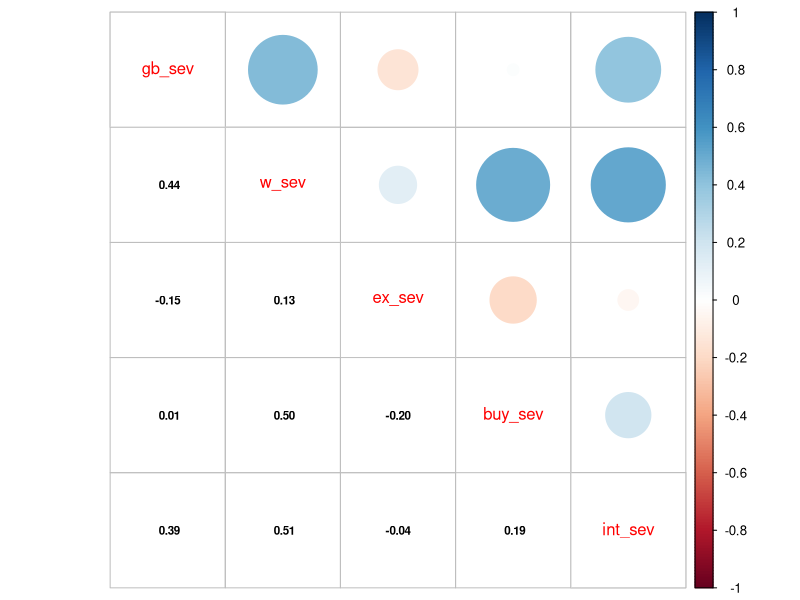

Here is the R script that generated this plot: (Note: this script raises an error after producing the figure.)
## ---- chunk 1

# Read packages
library(knitr)
library(markdown)
library(foreign)
library(reshape2)
library(plyr)
library(dplyr)
library(corrplot)
library(psych)
library(ggplot2)
library(gridExtra)
library(RColorBrewer)

# work from spss (.sav) data? 
spss_data = FALSE

## ---- chunk 2
if(spss_data) { 

# transform data file
repr_raw <- read.spss('OLAAP_130303.sav', to.data.frame=T)
variables <- c("kor", "oa_1",   # kor=age, oa_1=gender
               "BIS_21uj", #  summary of Impulsivity
               "WART_csj", "EDS_csjo", "QABB_Tot", "sogs_cs1", "PIUQ_Tot", "piuq_szr", 
               "scl_10", "scl_3", "scl_38", "scl_45", "scl_46", "scl_51", "scl_55", 
               "scl_65", "scl_9",   # items of scl/ocd scale
               "WART_Tot", "eds_SUM", "SOGS_SUM")
repr <- repr_raw[variables]

# save data. This will be publically available
write.csv(repr, file="../Data/ImpCompBA_repr.csv")

}


## ---- chunk 3
repr <- read.csv("../Data/ImpCompBA_repr.csv")
scl_OC_items <- colnames(repr[, c("scl_10", "scl_3", "scl_38", "scl_45", 
                                  "scl_46", "scl_51", "scl_55", "scl_65", "scl_9")]) 

# change value labels on likert scale
for(i in scl_OC_items) {
  repr[[i]] <- plyr::revalue(repr[[i]], c(
    "egy?ltal?n nem" = "1", 
    "kiss?"="2",
    "m?rs?kelten"="3", 
    "k?zepesen"="4", 
    "nagyon"="5"))
    }

# tranform to numeric
for(i in scl_OC_items) {
  repr[[i]] <- as.numeric(as.character(repr[[i]]))
}

names(repr)

## ---- chunk 4

## fetch compulsivity average 
repr$comp_sum <- rowSums(repr[, scl_OC_items], na.rm=T) 

## impulsivity average 
repr$imp_sum <- repr$BIS_21uj


## ---- chunk 5

## create groups according to severity

# gambling
repr$gb_group <- repr$sogs_cs1
levels(repr$gb_group) <- c(
  "kev?s probl?ma (1-2 pont)" = "GB minor problems", 
  "nem j?tszott soha hetente" = "GB Never played weekly",
  "nincs probl?ma (0 pont)"= "GB Non problematic", 
  "patol?gi?s szerencsej?t?kos (5 vagy t?bb pont)"="GB pathological",
  "probl?m?s szerencsej?t?kos (3-4 pont)"="GB problematic") 
repr$gb_group = factor(repr$gb_group, levels=c("GB Never played weekly", "GB Non problematic", "GB minor problems", "GB problematic", "GB pathological"))

#work
repr$w_group <- ifelse(repr$WART_Tot >= 51, "W Problematic", "W Non-problematic")
repr$w_group <- as.factor(repr$w_group)

#exercise
repr$ex_group <- repr$EDS_csjo
levels(repr$ex_group) <- c("Asymptomatic"="EX Asymptomatic",
                           "at-risk for ED"="EX At-risk",
                           "nondependent-symptomatic"="EX Symptomatic")
repr$ex_group = factor(repr$ex_group, levels=c("EX Asymptomatic", "EX Symptomatic", "EX At-risk"))

#buying
repr$buy_group <- as.factor(repr$QABB_Tot >=8)
levels(repr$buy_group) <- c("FALSE"="BUY Non-pathological", 
                            "TRUE"="BUY Pathological")

#internet
repr$int_group <- as.factor(repr$PIUQ_Tot >= 41) 
repr$int_group[repr$piuq_szr == "?vente vagy ritk?bban" |  repr$piuq_szr == "legal?bb havonta" | repr$piuq_szr == "soha"] <- NA
levels(repr$int_group) <- c("FALSE"="INT Non-pathological",
                            "TRUE"="INT Pathological")

## N of groups
groups <- colnames(repr[, c("gb_group", "w_group", "ex_group", "buy_group", "int_group")]) 
for (i in groups) {
  print(table(repr[[i]]))
} 

## how many missing data?
for (i in groups) {
  print(sum(is.na(repr[[i]])))
}

## create severity measures (continous)
colnames(repr)[colnames(repr) == "SOGS_SUM"] <- "gb_sev"
colnames(repr)[colnames(repr) == "WART_Tot"] <- "w_sev"
colnames(repr)[colnames(repr) == "eds_SUM"] <- "ex_sev"
colnames(repr)[colnames(repr) == "QABB_Tot"] <- "buy_sev"
colnames(repr)[colnames(repr) == "PIUQ_Tot"] <- "int_sev"

severity <- c("gb_sev", "w_sev", "ex_sev", "buy_sev", "int_sev")

aggregate(repr$gb_sev, list(repr$gb_group), mean)
aggregate(repr$w_sev, list(repr$w_group), mean)
aggregate(repr$ex_sev, list(repr$ex_group), mean)
aggregate(repr$buy_sev, list(repr$buy_group), mean)
aggregate(repr$int_sev, list(repr$int_group), mean)


## ---- chunk 6
library(corrplot)
M <- subset(repr, "gb_sev" != "GB Never played weekly")
M <- cor(M[, c("gb_sev", "w_sev", "ex_sev", "buy_sev", "int_sev")], 
         use="complete")
corrplot.mixed(M, lower.col = "black", number.cex = .7)

## ---- chunk 7
## CORRELATION between imp and comp in the entire sample: 
describe(repr$comp_sum)  
describe(repr$imp_sum) 

cor_imp_compr <- cor.test(repr$comp_sum, repr$imp_sum, alternative="two.sided", method="pearson", conf.level=0.95, exact = T)


## generate corr coeff within groups
func_cor <- function(repr)
{return(data.frame(cor = cor.test(repr$imp_sum, repr$comp_sum, 
                                  use="complete", method="pearson")$estimate)) }
func_cor_p <- function(repr)
{return(data.frame(p.value = cor.test(repr$imp_sum, repr$comp_sum, 
                                  use="complete", method="pearson")$p.value)) }

### gambling
cbind(plyr::ddply(repr, .(gb_group), func_cor), 
      plyr::ddply(repr, .(gb_group), func_cor_p)[2])

### internet
cbind(plyr::ddply(repr, ~int_group, func_cor), 
      plyr::ddply(repr, ~int_group, func_cor_p)[2])

### exercise
cbind(plyr::ddply(repr, ~ex_group, func_cor), 
      plyr::ddply(repr, ~ex_group, func_cor_p)[2])

### buying
cbind(plyr::ddply(repr, ~buy_group, func_cor), 
      plyr::ddply(repr, ~buy_group, func_cor_p)[2])

### work
cbind(plyr::ddply(repr, ~w_group, func_cor), 
      plyr::ddply(repr, ~w_group, func_cor_p)[2])


## ---- chunk 8

## standardising
repr$imp_std <- as.numeric(as.character(scale(repr$imp_sum, center=T, scale=T)))  
repr$comp_std <- as.numeric(as.character(scale(repr$comp_sum, center=T, scale=T)))

## imp and comp scores: total and by group
require(reshape2)
IC <- colnames(repr[, c("imp_sum", "comp_sum")])
IC_vas_all <- colnames(repr[, c("imp_sum", "comp_sum", "imp_std", "comp_std")]) 

### total
for (i in IC_vas_all) {
  print(round(data.frame(describe(repr[[i]], na.rm = T), row.names = i), 2))
}

### calculate imp and comp (mean and sd) accross groups
for(i in groups) {
  print(aggregate(.~repr[[i]], repr[, c(IC_vas_all)], FUN=mean, na.rm=TRUE, na.action=NULL))
}

for(i in groups) {
  print(aggregate(.~repr[[i]], repr[, c(IC_vas_all)], FUN=sd, na.rm=TRUE, na.action=NULL))
}

## ---- chunk 9

## frequency: GENDER
table(repr$oa_1, exclude=NULL)  # gender N in the entire sample

round(prop.table(table(repr$oa_1, repr$gb_group, exclude=NULL, useNA = "ifany"), 1)*100, 1)
round(prop.table(table(repr$oa_1, repr$ex_group, exclude=NULL, useNA = "ifany"), 1)*100, 1)
round(prop.table(table(repr$oa_1, repr$int_group, exclude=NULL, useNA = "ifany"), 1)*100, 1)
round(prop.table(table(repr$oa_1, repr$w_group, exclude=NULL, useNA = "ifany"), 1)*100, 1)
round(prop.table(table(repr$oa_1, repr$buy_group, exclude=NULL, useNA = "ifany"), 1)*100, 1)

## describe: AGE
library(psych)
describe(repr$kor) # for the entire sample

for (i in groups) {   # mean and SD in each group
print(summarise(group_by(repr, repr[[i]]), mean= mean(kor, na.rm=T), sd=sd(kor, na.rm=T)))
}

## ---- chunk 10

# impulsivity group differences
imp_df_repr_ANOVA <- data.frame("F/t" = numeric(), "p" = numeric(), 
                                "df" = numeric())
for (i in groups) {
  columns <- names(repr[i])
  anova_result <- aov(repr[, "imp_sum"] ~ repr[[i]], data=repr)
  anova_sum <- summary(anova_result)
  new_row <- list(anova_sum[[1]][1, 'F value'],
                  anova_sum[[1]][1, 'Pr(>F)'],
                  anova_sum[[1]][1, 'Df'])
  imp_df_repr_ANOVA[names(repr[i]), ] <- new_row
}
print(imp_df_repr_ANOVA)

## posthoc impulsivity
for (i in groups) {
  anova_result <- aov(imp_sum ~ repr[[i]], data=repr)
  posthoc_anova <- TukeyHSD(x=anova_result, conf.level=0.95, ordered = F)
  print(posthoc_anova)
  }

# compulsivity
comp_df_repr_ANOVA <- data.frame("F/t" = numeric(), "p" = numeric(), 
                                 "df" = numeric())
for (i in groups) {
  columns <- names(repr[i])
  anova_result <- aov(repr[, "comp_sum"] ~ repr[[i]], data=repr)
  anova_sum <- summary(anova_result)
  new_row <- list(anova_sum[[1]][1, 'F value'],
                  anova_sum[[1]][1, 'Pr(>F)'],
                  anova_sum[[1]][1, 'Df'])
  comp_df_repr_ANOVA[names(repr[i]), ] <- new_row
    }
  print(comp_df_repr_ANOVA)

## posthoc compulsivity
for (i in groups) {
  anova_result <- aov(comp_sum ~ repr[[i]], data=repr)
  posthoc_anova <- TukeyHSD(x=anova_result, conf.level=0.95, ordered = F)
  print(posthoc_anova)
  }
  
## posthoc test of impulsivity  
 for (i in groups) {
  anova_result <- aov(imp_sum ~ repr[[i]], data=repr)
  posthoc_anova <- TukeyHSD(x=anova_result, conf.level=0.95, ordered = F)
  print(posthoc_anova)
  }


## ---- chunk 11
# Reviewer1 suggested regression with Symptom severity as dependent, and imp & comp & impulsivity-compulsivity-interaction as predictors

# in behavioural groups
lm_work <- lm(formula = w_sev ~ imp_std + comp_std + imp_std * comp_std, data=repr[!is.na(repr$w_group), ])
  summary(lm_work)

lm_ex <- lm(formula = ex_sev ~ imp_std + comp_std + imp_std * comp_std, data=repr[!is.na(repr$ex_group), ])
  summary(lm_ex)
  
lm_gb <- lm(formula = gb_sev ~ imp_std + comp_std + imp_std * comp_std, data=repr[!is.na(repr$gb_group), ])
  summary(lm_gb)
  
lm_buy <- lm(formula = buy_sev ~ imp_std + comp_std + imp_std * comp_std, data=repr[!is.na(repr$buy_group), ])
  summary(lm_buy)

## ---- chunk 12

# create melt data for ggplot
x <- "imp_std" 
y <- "comp_std"
repr_gb <-  repr[, c("gb_group", x, y)]
repr_w <- repr[, c("w_group", x, y)]
repr_in <- repr[, c("int_group", x, y)]
repr_ex <- repr[, c("ex_group", x, y)]
repr_buy <- repr[, c("buy_group", x, y)]

# create summary data for visualisations (N, mean, sd, se)
### gambling
g_data_gb <- plyr::ddply(repr_gb, ~gb_group, summarise, 
                   imp_std= mean(imp_std, na.rm = T),
                   comp_std= mean(comp_std, na.rm = T))
g_data_gb <- na.omit(g_data_gb)

### work
g_data_w <- plyr::ddply(repr_w, ~w_group, summarise, 
                  imp_std= mean(imp_std, na.rm = T),
                   comp_std= mean(comp_std, na.rm = T))
g_data_w <- na.omit(g_data_w)

### internet
g_data_in <- plyr::ddply(repr_in, ~int_group, summarise, 
                  imp_std= mean(imp_std, na.rm = T),
                   comp_std= mean(comp_std, na.rm = T))
g_data_in <- na.omit(g_data_in)

### exercise
g_data_ex <- plyr::ddply(repr_ex, ~ex_group, summarise, 
                  imp_std= mean(imp_std, na.rm = T),
                   comp_std= mean(comp_std, na.rm = T))
g_data_ex <- na.omit(g_data_ex)

### buy
g_data_buy <- plyr::ddply(repr_buy, ~buy_group, summarise, 
                  imp_std= mean(imp_std, na.rm = T),
                   comp_std= mean(comp_std, na.rm = T))
g_data_buy <- na.omit(g_data_buy)

## ---- chunk 13

# prep
library(ggrepel)

color_gb = "blue"
color_w = "purple"
color_in = "red"
color_ex = "darkgreen"
color_buy = "orange"
point_size=8
line_size=2

set.seed(2018)

# plot representative impulsivity and compulsivity per group 

g_repr <- ggplot() +
  geom_hline(aes(yintercept=0), colour="gray40", linetype="dashed") +
  geom_vline(aes(xintercept=0), colour="gray40", linetype="dashed") +
geom_abline(aes(intercept=0, slope=0.5), color="black", linetype="solid", size=3) +
  annotate("text", x=1.1, y=0.61, label= "") +
  
  
  ### internet:
  geom_point(data=g_data_in, aes(x=imp_std, y=comp_std), size=point_size, color=color_in) +
  geom_line(data=g_data_in, aes(x=imp_std, y=comp_std), size=line_size, color=color_in) +
  geom_label_repel(data=g_data_in, aes(x=imp_std, y=comp_std), 
                                       label=c("INT Non-pathological" = "INTERNET \n non-pathological", 
                                               "INT Pathological" = "INTERNET \n pathological"), 
                                       fontface= "bold", 
                   nudge_x = 0, nudge_y = 2, color=color_in) +
  
  ### buy:
  geom_point(data = g_data_buy, aes(x=imp_std, y=comp_std), size=point_size, color=color_buy) +
  geom_line(data = g_data_buy, aes(x=imp_std, y=comp_std), size=line_size, color=color_buy) +
  geom_label_repel(data=g_data_buy, aes(x=imp_std, y=comp_std), 
                                        label=c("BUY Non-pathological" = "BUYING \n non-pathological", 
                                                "BUY Pathological" = "BUYING \n pathological"), 
                                        fontface= "bold", 
                   nudge_x = 0.7, nudge_y = -0.2, color=color_buy) +
  
  ### gambling:  
  geom_point(data=g_data_gb, aes(x=imp_std, y=comp_std), size=point_size, color=color_gb) +
  geom_line(data=g_data_gb, aes(x=imp_std, y=comp_std), size=line_size, color=color_gb) +
  geom_label_repel(data=subset(g_data_gb, gb_group!="GB Never played weekly"), 
                   aes(x=imp_std, y=comp_std), 
                   label=c("GB Non-problematic" = "GAMBLING \n non-pathological",
                           "GB minor problems" = "GAMBLING \n minor problems",
                           "GB problematic" = "GAMBLING \n problematic", 
                           "GB pathological" = "GAMBLING \n pathological"), 
                   fontface= "bold", 
                   nudge_x = -0.3, nudge_y = 0.4, color=color_gb, force=1) +
  
  ### exercise:
  geom_point(data=g_data_ex, aes(x=imp_std, y=comp_std), size=point_size, color=color_ex) +
  geom_line(data=g_data_ex, aes(x=imp_std, y=comp_std), size=line_size, color=color_ex) +
  geom_label_repel(data=g_data_ex, aes(x=imp_std, y=comp_std), 
                   label=c("EX Asymptomatic" = "EXERCISE \n asymptomatic",
                                               "EX Symptomatic" = "EXERCISE \n symptomatic", 
                                               "EX At-risk" = "EXERCISE \n at-risk"),
                    fontface= "bold",
                    nudge_x = 0.0, nudge_y =-1.7, color=color_ex, force=1) +
  ### work:
  geom_point(data=g_data_w, aes(x=imp_std, y=comp_std), size=point_size, color=color_w, na.rm=T) +
  geom_line(data=g_data_w, aes(x=imp_std, y=comp_std), size=line_size, color=color_w, na.rm=T) +
  geom_label_repel(data=g_data_w, aes(x=imp_std, y=comp_std), 
                                  label=c("W Non-problematic" = "WORK \n Non-problematic",
                                              "W Problematic"  = "WORK \n Problematic"), 
                                  fontface= "bold", 
                                  nudge_x = -2, nudge_y = 0, color=color_w, force=100) +
  
  ### global:        
  labs(x="Impulsivity", y="Compulsivity") +
  theme_linedraw(base_size = 20) +
  theme(panel.grid.minor = element_blank(), panel.grid.major=element_line()) +
  coord_cartesian(xlim = c(-0.8, 1.4), ylim=c(-0.8,1.4)) 

g_repr

## save the plot
# ggsave("../Figures/repr_groups_final.jpg", width=25, height=18, units="cm")


## ---- chunk 14

# prep
point_size2 = 3
xmin = -2.5
xmax = 4
ymin = -1.2
ymax = 4

## set color palette
gb_colors_grad <- colorRampPalette(brewer.pal(9, "Blues"))(13)
w_colors_grad <- colorRampPalette(brewer.pal(9, "Purples"))(45)
ex_colors_grad <- colorRampPalette(brewer.pal(9, "Greens"))(67)
buy_colors_grad <- colorRampPalette(brewer.pal(9, "Oranges"))(13)
int_colors_grad <- colorRampPalette(brewer.pal(9, "Reds"))(43)

regr_col = "black"
regr_size = 2
subgroup_col = "black"

### GAMBLING
g_severity_gb <- ggplot() +
  geom_hline(aes(yintercept=0), colour="gray40", linetype="dashed") +
  geom_vline(aes(xintercept=0), colour="gray40", linetype="dashed") +
  geom_point(data=subset(repr, 
                         gb_group!="GB Never played weekly" & !is.na(gb_sev)), 
             aes(x=imp_std, y=comp_std, color=factor(gb_sev)),
             size=point_size2) +
  geom_jitter() +
  geom_smooth(method="lm", data=subset(repr, 
                                       gb_group!="GB Never played weekly" & !is.na(gb_sev)), 
              aes(x=imp_std, y=comp_std, linetype=gb_group), alpha=0.1, 
              color=subgroup_col, se=FALSE) + 
  geom_smooth(method="lm", data=subset(repr, 
                                       gb_group!="GB Never played weekly" & !is.na(gb_sev)), 
              aes(imp_std, comp_std), color=regr_col, size=regr_size) +
  scale_colour_manual(values=gb_colors_grad) +
  scale_linetype_manual(values=c("dotted", "dotdash", "dashed", "solid"), 
                        labels=c("GB Non problematic" = "Non-pathological",
                                 "GB minor problems" = "Minor problems", 
                                 "GB problematic" = "Problematic", 
                                 "GB pathological" = "Pathological"))  +
  labs(x="Impulsivity", y="Compulsivity", color="Severity", linetype="GAMBLING") +
  theme_linedraw(base_size = 15) +
  theme(legend.title=element_text(face="bold"), legend.key.size = unit(0.5, "cm"), legend.key.width = unit(3, "line")) +
  guides(color = guide_legend(order = 0),
         linetype = guide_legend(order = 1)) +
  coord_cartesian(xlim = c(xmin, xmax), ylim=c(ymin, ymax)) 
g_severity_gb

### WORK
g_severity_w <- ggplot() +
  geom_hline(aes(yintercept=0), colour="gray40", linetype="dashed") +
  geom_vline(aes(xintercept=0), colour="gray40", linetype="dashed") +
  geom_point(data=subset(repr, !is.na(w_sev)), 
             aes(x=imp_std, y=comp_std, color=factor(w_sev)),
             size=point_size2) +
  geom_jitter() +
  geom_smooth(method="lm", data=subset(repr, !is.na(w_sev)), 
              aes(x=imp_std, y=comp_std, linetype=w_group), alpha=0.1, 
              color=subgroup_col, se=FALSE) +
  geom_smooth(method="lm", data=subset(repr, !is.na(w_sev)), 
              aes(imp_std, comp_std), color=regr_col, size=regr_size) +
  scale_colour_manual(values=w_colors_grad) +
  scale_linetype_manual(values=c("dashed", "solid"), 
                        labels=c( "W Non-problematic" = "Non-problematic",
                                  "W Problematic"  = "Problematic")) +
  labs(x="Impulsivity", y="Compulsivity", color="Severity", linetype="\nWORK") +
  theme_linedraw(base_size = 15) +
  theme(legend.title=element_text(face="bold"), legend.key.size = unit(0.5, "cm"), legend.key.width = unit(3, "line")) +
  guides(color = guide_legend(order = 0),
         linetype = guide_legend(order = 1)) +
  coord_cartesian(xlim = c(xmin, xmax), ylim=c(ymin, ymax)) 
g_severity_w


### EXERCISE  
g_severity_ex <- ggplot() +
  geom_hline(aes(yintercept=0), colour="gray40", linetype="dashed") +
  geom_vline(aes(xintercept=0), colour="gray40", linetype="dashed") +
  geom_point(data=subset(repr, !is.na(ex_sev)), 
             aes(x=imp_std, y=comp_std, color=factor(ex_sev)),
             size=point_size2) +
  geom_jitter() +
  geom_smooth(method="lm", data=subset(repr, !is.na(ex_sev)), 
              aes(x=imp_std, y=comp_std, linetype=ex_group), alpha=0.1, 
              color=subgroup_col, se=FALSE) +
  geom_smooth(method="lm", data=subset(repr, !is.na(ex_sev)), 
              aes(imp_std, comp_std), color=regr_col, size=regr_size) +
  scale_colour_manual(values=ex_colors_grad) +
  scale_linetype_manual(values=c("dotted", "dashed", "solid"), 
                        labels=c("EX Asymptomatic" = "Asymptomatic", 
                                 "EX Symptomatic"  = "Symptomatic", 
                                 "EX At-risk" = "At-risk")) +
  labs(x="Impulsivity", y="Compulsivity", color="Severity", linetype="EXERCISE") +
  theme_linedraw(base_size = 15) +
  theme(legend.title=element_text(face="bold"), legend.key.size = unit(0.4, "cm"), legend.key.width = unit(3, "line")) +
  guides(color = guide_legend(order = 0),
         linetype = guide_legend(order = 1)) +
  coord_cartesian(xlim = c(xmin, 3), ylim=c(ymin, ymax)) 
  g_severity_ex


### BUYING  
g_severity_buy <- ggplot() +
  geom_hline(aes(yintercept=0), colour="gray40", linetype="dashed") +
  geom_vline(aes(xintercept=0), colour="gray40", linetype="dashed") +
  geom_point(data=subset(repr, !is.na(buy_sev)), 
             aes(x=imp_std, y=comp_std, color=factor(buy_sev)), size=point_size2) +
  geom_jitter() +
  geom_smooth(method="lm", data=subset(repr, !is.na(buy_sev)), 
              aes(x=imp_std, y=comp_std, linetype=buy_group), alpha=0.1, 
              color=subgroup_col, se=FALSE) +
  geom_smooth(method="lm", data=subset(repr, !is.na(buy_sev)), 
              aes(imp_std, comp_std), color=regr_col, size=regr_size) +
  scale_colour_manual(values=buy_colors_grad) +
  scale_linetype_manual(values=c("dashed", "solid"), 
                         labels=c("BUY Non-pathological" = "Non-pathological",
                                  "BUY Pathological" = "Pathological")) +
  labs(x="Impulsivity", y="Compulsivity", linetype="BUYING", color="Severity") +
  theme_linedraw(base_size = 15) +
  theme(legend.title=element_text(face="bold"), legend.key.size = unit(0.5, "cm"), legend.key.width = unit(3, "line")) + 
  guides(color = guide_legend(order = 0),
          linetype = guide_legend(order = 1)) +
  coord_cartesian(xlim = c(xmin, 2.8), ylim=c(ymin, ymax)) 
g_severity_buy


### INTERNET 
g_severity_int <- ggplot() +
  geom_hline(aes(yintercept=0), colour="gray40", linetype="dashed") +
  geom_vline(aes(xintercept=0), colour="gray40", linetype="dashed") +
  geom_point(data=subset(repr, !is.na(int_sev)), 
             aes(x=imp_std, y=comp_std, color=factor(int_sev)), size=point_size2) +
  geom_jitter() +
  geom_smooth(method="lm", data=subset(repr, !is.na(int_sev)), 
              aes(x=imp_std, y=comp_std, linetype=int_group), alpha=0.1,
              color=subgroup_col, se=FALSE) +
  geom_smooth(method="lm", data=subset(repr, !is.na(int_sev)), 
              aes(imp_std, comp_std), color=regr_col, size=regr_size) +
  scale_colour_manual(values=int_colors_grad) +
  scale_linetype_manual(values=c("dashed", "solid"), 
                        labels=c("INT Non-pathological" = "Non-pathological", 
                                 "INT Pathological" = "Pathological")) +
  labs(x="Impulsivity", y="Compulsivity", color="Severity", linetype="INTERNET USE") +
  theme_linedraw(base_size = 15) +
  theme(legend.title=element_text(face="bold"), legend.key.size = unit(0.5, "cm"), legend.key.width = unit(3, "line")) +
  guides(color = guide_legend(order = 0),
         linetype = guide_legend(order = 1)) +
  coord_cartesian(xlim = c(xmin, 3.1), ylim=c(ymin, ymax)) 
g_severity_int


#### save multiple plots on the same page
ggsave("../Figures/repr_severity_final.jpg", gridExtra::arrangeGrob(g_severity_gb, g_severity_w, g_severity_ex, g_severity_buy, g_severity_int), 
width=60, height=40, units="cm")

